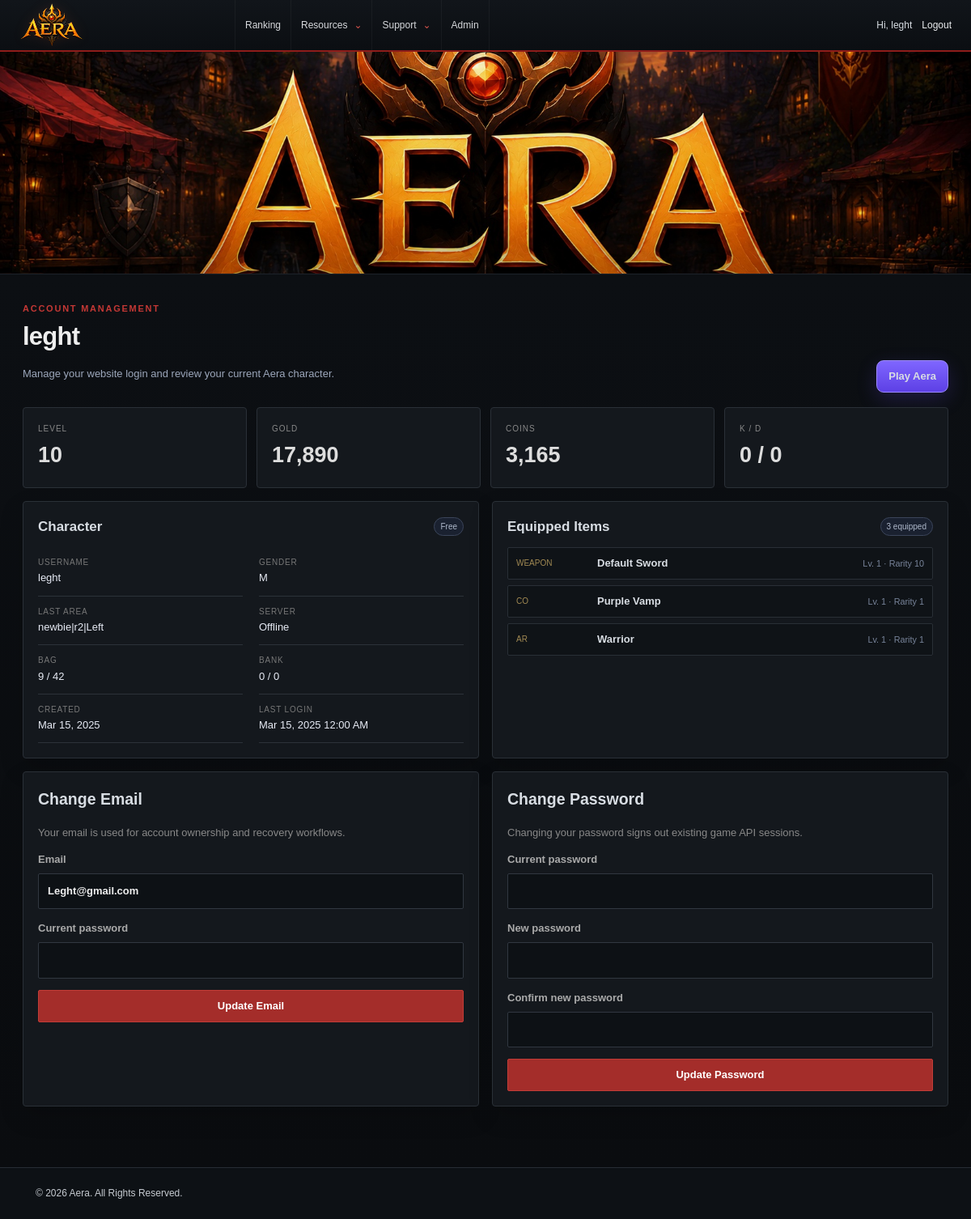
The app's page /account (signed in) with its own data.
### tables this page shows
CREATE TABLE `users` (
  `id` int(11) UNSIGNED NOT NULL,
  `Name` varchar(32) NOT NULL,
  `Hash` char(70) NOT NULL,
  `HairID` int(11) UNSIGNED NOT NULL DEFAULT 1,
  `TitleID` int(11) UNSIGNED DEFAULT NULL,
  `Access` tinyint(2) UNSIGNED NOT NULL DEFAULT 1,
  `ActivationFlag` tinyint(1) UNSIGNED NOT NULL DEFAULT 5,
  `PermamuteFlag` tinyint(1) UNSIGNED NOT NULL DEFAULT 0,
  `Country` char(2) NOT NULL DEFAULT 'xx',
  `Age` tinyint(2) UNSIGNED NOT NULL DEFAULT 18,
  `Gender` char(1) NOT NULL DEFAULT 'M',
  `Email` varchar(64) NOT NULL,
  `Level` tinyint(2) UNSIGNED NOT NULL DEFAULT 1,
  `Gold` int(11) UNSIGNED NOT NULL DEFAULT 0,
  `Coins` int(11) UNSIGNED NOT NULL DEFAULT 0,
  `Exp` int(11) UNSIGNED NOT NULL DEFAULT 0,
  `ColorHair` char(6) NOT NULL DEFAULT '000000',
  `ColorSkin` char(6) NOT NULL DEFAULT '000000',
  `ColorEye` char(6) NOT NULL DEFAULT '000000',
  `ColorBase` char(6) NOT NULL DEFAULT '000000',
  `ColorTrim` char(6) NOT NULL DEFAULT '000000',
  `ColorAccessory` char(6) NOT NULL DEFAULT '000000',
  `SlotsAuction` smallint(5) NOT NULL DEFAULT 10,
  `SlotsBag` smallint(5) UNSIGNED NOT NULL DEFAULT 40,
  `SlotsBank` smallint(5) UNSIGNED NOT NULL DEFAULT 0,
  `SlotsHouse` smallint(5) UNSIGNED NOT NULL DEFAULT 20,
  `SlotsLoadout` smallint(5) UNSIGNED NOT NULL DEFAULT 2,
  `DateCreated` datetime NOT NULL DEFAULT CURRENT_TIMESTAMP,
  `LastLogin` datetime NOT NULL DEFAULT CURRENT_TIMESTAMP,
  `CpBoostExpire` datetime NOT NULL DEFAULT '2000-01-01 00:00:00',
  `RepBoostExpire` datetime NOT NULL DEFAULT '2000-01-01 00:00:00',
  `GoldBoostExpire` datetime NOT NULL DEFAULT '2000-01-01 00:00:00',
  `CoinsBoostExpire` datetime NOT NULL DEFAULT '2000-01-01 00:00:00',
  `ExpBoostExpire` datetime NOT NULL DEFAULT '2000-01-01 00:00:00',
  `UpgradeExpire` datetime NOT NULL DEFAULT CURRENT_TIMESTAMP,
  `UpgradeDays` smallint(3) NOT NULL DEFAULT 0,
  `Upgraded` tinyint(1) UNSIGNED NOT NULL DEFAULT 0,
  `Achievement` int(11) UNSIGNED NOT NULL DEFAULT 0,
  `Settings` int(11) UNSIGNED NOT NULL DEFAULT 0,
  `Quests` char(100) NOT NULL DEFAULT '0000000000000000000000000000000000000000000000000000000000000000000000000000000000000000000000000000',
  `Quests2` char(100) NOT NULL DEFAULT '0000000000000000000000000000000000000000000000000000000000000000000000000000000000000000000000000000',
  `DailyQuests0` int(11) UNSIGNED NOT NULL DEFAULT 0,
  `DailyQuests1` int(11) UNSIGNED NOT NULL DEFAULT 0,
  `DailyQuests2` int(11) UNSIGNED NOT NULL DEFAULT 0,
  `MonthlyQuests0` int(11) UNSIGNED NOT NULL DEFAULT 0,
  `LastArea` varchar(64) NOT NULL DEFAULT 'faroff-1|Enter|Spawn',
  `CurrentServer` varchar(16) NOT NULL DEFAULT 'Offline',
  `HouseInfo` text NULL,
  `KillCount` int(10) UNSIGNED NOT NULL DEFAULT 0,
  `DeathCount` int(10) UNSIGNED NOT NULL DEFAULT 0,
  `Address` varchar(255) NOT NULL DEFAULT '0.0.0.0',
  `GameAddress` varchar(255) NOT NULL DEFAULT '0.0.0.0'
);

CREATE TABLE `users_items` (
  `id` int(11) UNSIGNED NOT NULL,
  `UserID` int(11) UNSIGNED NOT NULL,
  `ItemID` int(11) UNSIGNED NOT NULL,
  `EnhID` int(11) UNSIGNED DEFAULT NULL,
  `Equipped` tinyint(1) UNSIGNED NOT NULL DEFAULT 0,
  `Quantity` mediumint(6) UNSIGNED NOT NULL DEFAULT 1,
  `Bank` tinyint(1) UNSIGNED NOT NULL DEFAULT 0,
  `Wear` tinyint(1) UNSIGNED NOT NULL DEFAULT 0,
  `DatePurchased` datetime DEFAULT CURRENT_TIMESTAMP
);

CREATE TABLE `items` (
  `id` int(11) UNSIGNED NOT NULL,
  `Name` varchar(60) NOT NULL,
  `Description` text NOT NULL,
  `Type` varchar(16) NOT NULL,
  `Element` varchar(16) NOT NULL DEFAULT 'None',
  `File` varchar(120) DEFAULT NULL,
  `Link` varchar(64) DEFAULT NULL,
  `Icon` varchar(16) NOT NULL,
  `Equipment` varchar(10) NOT NULL,
  `Level` tinyint(3) UNSIGNED NOT NULL DEFAULT 1,
  `DPS` smallint(6) UNSIGNED NOT NULL DEFAULT 100,
  `Range` smallint(6) UNSIGNED NOT NULL DEFAULT 50,
  `Rarity` int(11) UNSIGNED NOT NULL DEFAULT 1,
  `Quantity` smallint(4) UNSIGNED NOT NULL DEFAULT 1,
  `Stack` smallint(4) UNSIGNED NOT NULL DEFAULT 1,
  `Cost` int(11) UNSIGNED NOT NULL DEFAULT 0,
  `Coins` tinyint(1) UNSIGNED NOT NULL DEFAULT 0,
  `Sell` tinyint(1) UNSIGNED NOT NULL DEFAULT 1,
  `Temporary` tinyint(1) UNSIGNED NOT NULL DEFAULT 0,
  `Upgrade` tinyint(1) UNSIGNED NOT NULL DEFAULT 0,
  `Staff` tinyint(1) UNSIGNED NOT NULL DEFAULT 0,
  `EnhID` int(11) UNSIGNED NOT NULL DEFAULT 1,
  `FactionID` int(11) UNSIGNED DEFAULT NULL,
  `ReqReputation` mediumint(6) UNSIGNED NOT NULL DEFAULT 0,
  `ReqClassID` int(11) UNSIGNED NOT NULL DEFAULT 0,
  `ReqClassPoints` mediumint(6) UNSIGNED NOT NULL DEFAULT 0,
  `QuestStringIndex` tinyint(3) NOT NULL DEFAULT -1,
  `QuestStringValue` tinyint(3) NOT NULL DEFAULT 0,
  `ReqQuests` varchar(32) DEFAULT NULL,
  `Trade` tinyint(1) DEFAULT 1,
  `Market` tinyint(1) DEFAULT 1,
  `Meta` varchar(32) DEFAULT NULL
);

### views/account.php (the view, shortened to what the rows shown need)
<section class="page-hero compact account-hero">
  <div>
    <span class="eyebrow">Account Management</span>
    <h1><?= e($account['Name']) ?></h1>
    <p>Manage your website login and review your current Aera character.</p>
  </div>
  <a class="btn btn-play" href="/play">Play Aera</a>
</section>
<section class="account-wrap">
  <div class="account-stats">
    <div class="account-stat"><span>Level</span><strong><?= (int)$account['Level'] ?></strong></div>
    <div class="account-stat"><span>Gold</span><strong><?= number_format((int)$account['Gold']) ?></strong></div>
    <div class="account-stat"><span>Coins</span><strong><?= number_format((int)$account['Coins']) ?></strong></div>
    <div class="account-stat"><span>K / D</span><strong><?= (int)$account['KillCount'] ?> / <?= (int)$account['DeathCount'] ?></strong></div>
  </div>
  <div class="account-grid">
    <div class="panel account-panel">
      <div class="panel-title"><h2>Character</h2><span class="badge <?= (int)$account['Upgraded'] ? 'gold' : '' ?>"><?= (int)$account['Upgraded'] ? 'Upgraded' : 'Free' ?></span></div>
      <dl class="account-details">
        <div><dt>Username</dt><dd><?= e($account['Name']) ?></dd></div>
        <div><dt>Gender</dt><dd><?= e($account['Gender']) ?></dd></div>
        <div><dt>Last area</dt><dd><?= e($account['LastArea']) ?></dd></div>
        <div><dt>Server</dt><dd><?= e($account['CurrentServer']) ?></dd></div>
        <div><dt>Bag</dt><dd><?= $inventoryCount ?> / <?= (int)$account['SlotsBag'] ?></dd></div>
        <div><dt>Bank</dt><dd><?= $bankCount ?> / <?= (int)$account['SlotsBank'] ?></dd></div>
        <div><dt>Created</dt><dd><?= e(date('M j, Y',strtotime((string)$account['DateCreated']))) ?></dd></div>
        <div><dt>Last login</dt><dd><?= e(date('M j, Y g:i A',strtotime((string)$account['LastLogin']))) ?></dd></div>
      </dl>
    </div>
    <div class="panel account-panel">
      <div class="panel-title"><h2>Equipped Items</h2><span class="badge"><?= count($equipped) ?> equipped</span></div>
      <?php if($equipped): ?>
      <div class="equipment-list">
        <?php foreach($equipped as $item): ?>
          <div><span><?= e($item['Equipment'] ?: $item['Type']) ?></span><strong><?= e($item['Name']) ?></strong><small>Lv. <?= (int)$item['Level'] ?> · Rarity <?= (int)$item['Rarity'] ?></small></div>
        <?php endforeach; ?>
      </div>
      <?php else: ?><p class="muted">No equipped items were found.</p><?php endif; ?>
    </div>
    <div class="panel account-panel">
      <h2>Change Email</h2>
      <p class="muted">Your email is used for account ownership and recovery workflows.</p>
      <form class="stack-form" method="post" action="/account/email">
        <label>Email<input type="email" name="email" maxlength="64" required value="<?= e($account['Email']) ?>"></label>
        <label>Current password<input type="password" name="current_password" required autocomplete="current-password"></label>
        <button class="btn btn-gold" type="submit">Update Email</button>
      </form>
    </div>
    <div class="panel account-panel">
      <h2>Change Password</h2>
      <p class="muted">Changing your password signs out existing game API sessions.</p>
      <form class="stack-form" method="post" action="/account/password">
        <label>Current password<input type="password" name="current_password" required autocomplete="current-password"></label>
        <label>New password<input type="password" name="password" minlength="8" maxlength="72" required autocomplete="new-password"></label>
        <label>Confirm new password<input type="password" name="password_confirmation" minlength="8" maxlength="72" required autocomplete="new-password"></label>
        <button class="btn btn-purple" type="submit">Update Password</button>
      </form>
    </div>
  </div>
</section>
<?php $content=ob_get_clean(); $title='Account'; require __DIR__.'/layouts/site.php'; ?>

### app/Foundation/Router.php (shortened to what the rows shown need)
<?php
final class Router
{
    private array $routes = [];
    public function add(string $method, string $path, array|callable $handler): void
    {
        $normalized = '/' . trim($path, '/'); if ($normalized === '//') $normalized = '/';
        $regex = preg_replace_callback('#\{([A-Za-z_][A-Za-z0-9_]*)\}#', static fn($m) => '(?P<' . $m[1] . '>[^/]+)', $normalized);
        $this->routes[] = [$method, '#^' . $regex . '$#', $handler];
    }
    public function dispatch(Request $request): void
    {
        foreach ($this->routes as [$method, $regex, $handler]) {
            if ($method !== $request->method()) continue;
            if (!preg_match($regex, $request->path(), $matches)) continue;
            $params = [];
            [$class, $action] = $handler;
            (new $class())->{$action}($request, ...$params); return;
        }
    }
}

### views/layouts/site.php (shortened to what the rows shown need)
<?php
try { $user=Installer::isConfigured()?Auth::user():null; } catch (\Throwable $e) { $user=null; }
?><!doctype html>
<html lang="en">
<head>
<link rel="stylesheet" href="/assets/css/app.css?v=24.0.0">
<link rel="stylesheet" href="/assets/css/portal.css?v=21.0.0">
</head>
<body class="portal-body">
<div class="portal-page">
<header class="portal-topbar">
  <div class="portal-topbar-inner">
    <a class="portal-brand" href="/" aria-label="Aera home">
      <img src="/assets/images/aera-logo-gold-v13.png" alt="Aera">
    </a>
    <nav class="portal-nav" data-nav-menu>
      <a href="/rankings">Ranking</a>
      <div class="portal-nav-drop"><button type="button">Resources <span>⌄</span></button><div><a href="/play">Play Aera</a><a href="/#news">News</a><a href="/account">Account</a></div></div>
      <div class="portal-nav-drop"><button type="button">Support <span>⌄</span></button><div><a href="/character">Character Lookup</a></div></div>
      <?php if($user && (int)$user['Access']>=40): ?><a href="/admin">Admin</a><?php endif; ?>
    </nav>
    <div class="portal-user-actions">
      <?php if($user): ?>
        <a class="portal-user-link" href="/account">Hi, <?= e($user['Name']) ?></a>
        <form method="post" action="/logout"><?= csrf_field() ?><button type="submit" class="portal-link-button">Logout</button></form>
      <?php else: ?>
        <a class="portal-user-link" href="/login"><span class="portal-signin-icon">♟</span> Sign In</a>
      <?php endif; ?>
    </div>
  </div>
</header>
<section class="portal-banner" aria-label="Aera"></section>
<main class="portal-main"><?= $content ?? '' ?></main>
<footer class="portal-footer">
  <div>© <?= date('Y') ?> Aera. All Rights Reserved.</div>
</footer>
</div>
</body>
</html>

### records on screen
users: Access "Admin", Name "leght", Level "10", Gold "17,890", Coins "3,165", KillCount "0", DeathCount "0", Upgraded "Free", Gender "M", LastArea "newbie|r2|Left", CurrentServer "Offline", SlotsBag "42", SlotsBank "0", DateCreated "Mar 15, 2025", LastLogin "Mar 15, 2025 12:00 AM", count($equipped) "3", email "Leght@gmail.com"
users_items: ItemID.Equipment "WEAPON", ItemID.Name "Default Sword", ItemID.Level "1", ItemID.Rarity "10"
users_items: ItemID.Equipment "CO", ItemID.Name "Purple Vamp", ItemID.Level "1", ItemID.Rarity "1"
users_items: ItemID.Equipment "AR", ItemID.Name "Warrior", ItemID.Level "1", ItemID.Rarity "1"
